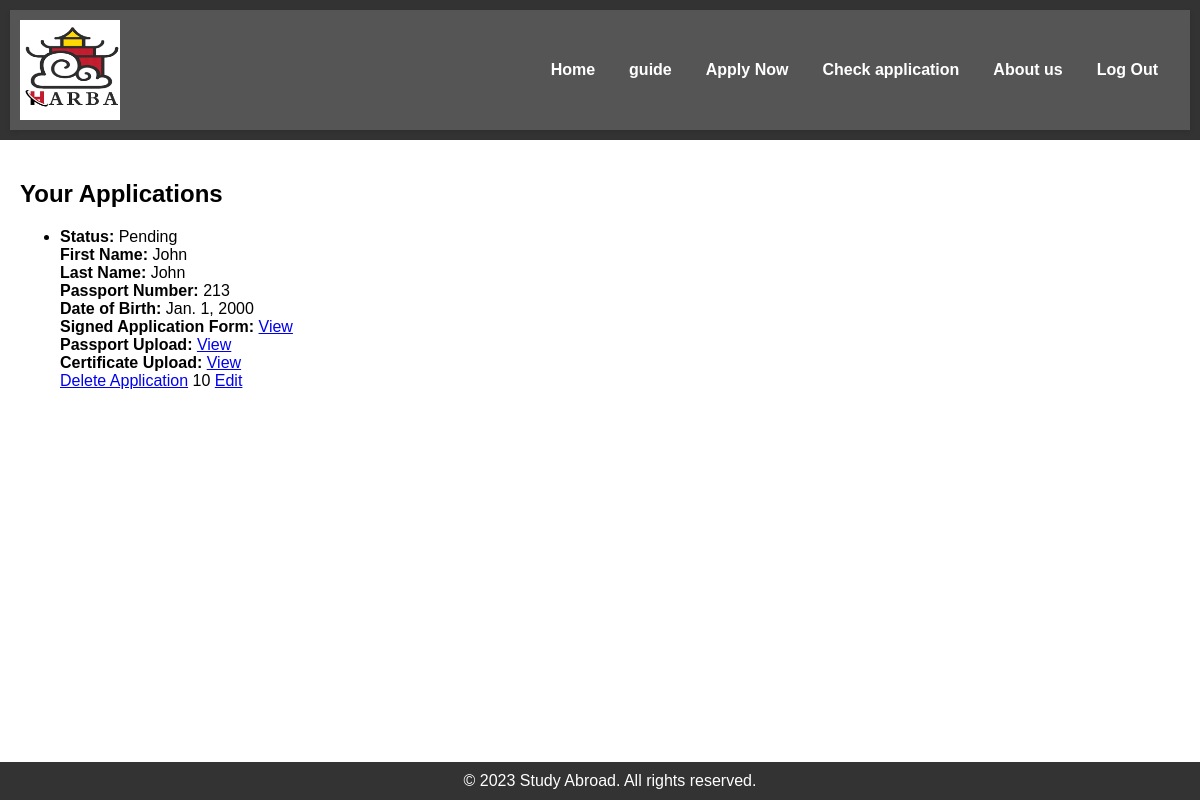
Page /check_files/ (signed in) on the committed database.
### study_abroad_app/models.py (models this page shows, shortened)
class Application(models.Model):
    user = models.ForeignKey(User, on_delete=models.CASCADE , default=1)
    first_name = models.CharField(max_length=255 ,  default='John')
    last_name = models.CharField(max_length=255,  default='John')
    passport_number = models.CharField(max_length=20,  default=0000)
    date_of_birth = models.DateField(default='2000-01-01')
    passport_upload = models.FileField(upload_to='passport_uploads/' , default='not uploaded')
    certificate_upload = models.FileField(upload_to='certificate_uploads/', default='not uploaded')
    motivation_statement = models.TextField()  # Add this field
    documents = models.FileField(upload_to='application_documents/')  # Add this field
    signed_form_upload = models.FileField(upload_to='signed_forms/', blank=True, null=True)
    user = models.ForeignKey(User, on_delete=models.CASCADE)
    STATUS_CHOICES = [
        ('pending', 'Pending'),
        ('approved', 'Approved'),
        ('rejected', 'Rejected'),
    ]
    status = models.CharField(max_length=20, choices=STATUS_CHOICES)
    def get_status_display(self):
        if self.status == 'pending':
            return 'Pending'
        return dict(self.STATUS_CHOICES).get(self.status, self.status)

### study_abroad_app/views.py (the view)
# urls.py: path('check_files/', check_uploaded_files, name='check_files'),
@login_required
def check_uploaded_files(request):
    user_applications = Application.objects.filter(user=request.user)
    return render(request, 'study_abroad_app/check_files.html', {'user_applications': user_applications})

### study_abroad_app/templates/study_abroad_app/check_files.html (shortened to what this page needs)
{% extends 'study_abroad_app/base.html' %}
{% block content %}
    <h2>Your Applications</h2>
    {% if user_applications %}
        <ul>
            {% for application in user_applications %}
                <li>
                    <strong>Status:</strong> {{ application.get_status_display }}<br>
                    <strong>First Name:</strong> {{ application.first_name }}<br>
                    <strong>Last Name:</strong> {{ application.last_name }}<br>
                    <strong>Passport Number:</strong> {{ application.passport_number }}<br>
                    <strong>Date of Birth:</strong> {{ application.date_of_birth }}<br>
                    {% if application.signed_form_upload %}
                        <strong>Signed Application Form:</strong>
                        <a href="{% url 'download_signed_form' application.id %}" target="_blank">View</a>
                        <br>
                    {% else %}
                        <strong>No Signed Application Form uploaded.</strong><br>
                    {% endif %}
                    {% if application.passport_upload %}
                        <strong>Passport Upload:</strong>
                        <a href="{% url 'download_passport_upload' application.id %}" target="_blank">View</a>
                    {% else %}
                        <strong>No Passport Upload found.</strong><br>
                    {% endif %}
                    {% if application.certificate_upload %}
                        <br>
                        <strong> Certificate Upload:</strong>
                        <a href="{% url 'download_certificate_upload' application.id %}" target="_blank">View</a>
                        <br>
                    {% else %}
                        <strong>No Certificate Upload found.</strong><br>
                    {% endif %}
                    <a href="{% url 'delete_application' application.id %}">Delete Application</a>
                    {{ application.id }}
                    <a href="{% url 'edit_application' application.id %}">Edit</a>
                </li>
            {% endfor %}
        </ul>
    {% else %}
        <p>No applications found.</p>
    {% endif %}
{% endblock %}

### rows in the picture
Application: status "Pending", first_name "John", last_name "John", passport_number "213", date_of_birth "Jan. 1, 2000", shows "Passport Upload:", shows "Certificate Upload:", id "10"
